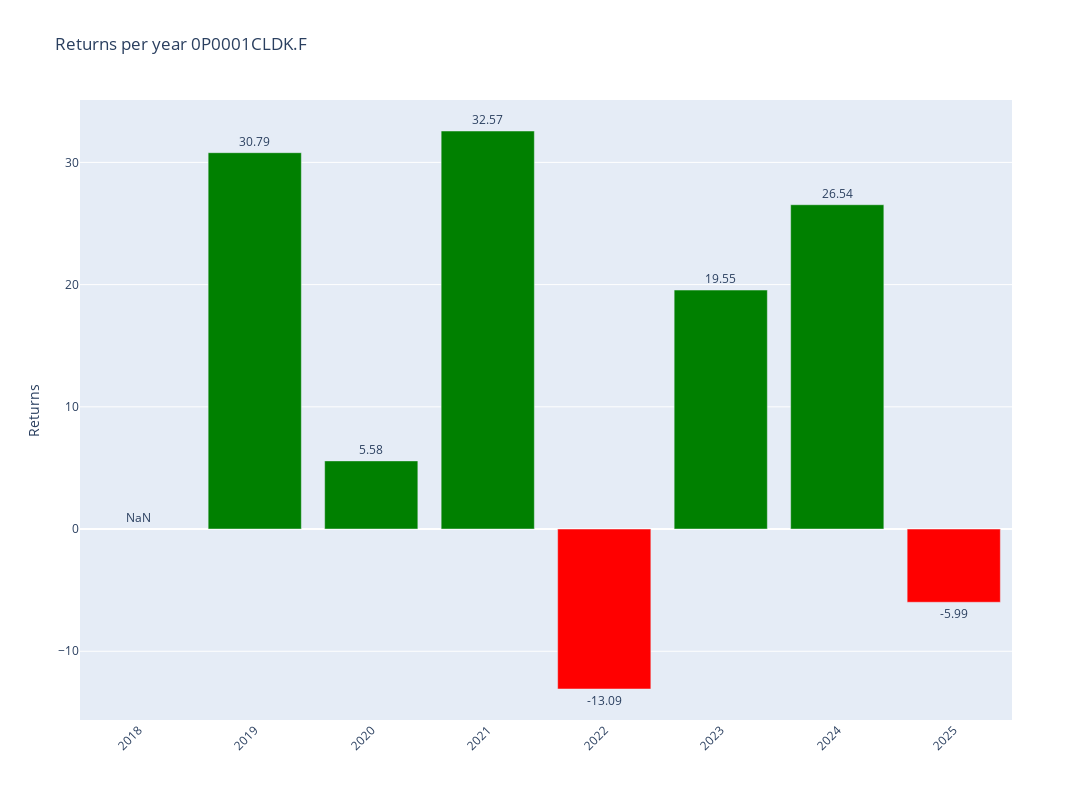

The notebook cell this image was saved under:
### Code cell
# Plotly
fig = make_subplots()

# Add colors
colors = ['green' if x >= 0 else 'red' for x in annual_data['Return']]

# Graph (1,1)
fig.add_trace(go.Bar(y=annual_data['Return'],x=annual_data['Return'].index,text=round(annual_data['Return'],2),textposition='outside',marker_color=colors,hoverinfo='skip'),row=1,col=1)

# Update xaxis properties
fig.update_yaxes(title_text="Returns", row=1, col=1)

fig.update_layout(xaxis=dict(tickvals=annual_data.index,tickangle=-45),height=800, width=1300,title=f"Returns per year {ticker}")

fig.show()

### Figure 1 — Plotly figure (JSON) as saved in the notebook; plotly's stock layout.template omitted (floating-point values rounded to 4 significant figures)
{"data": [{"hoverinfo": "skip", "marker": {"color": ["red", "green", "green", "green", "red", "green", "green", "red"]}, "text": [NaN, 30.79, 5.58, 32.57, -13.09, 19.55, 26.54, -5.99], "textposition": "outside", "type": "bar", "x": [2018, 2019, 2020, 2021, 2022, 2023, 2024, 2025], "xaxis": "x", "y": [NaN, 30.79, 5.577, 32.57, -13.09, 19.55, 26.54, -5.989], "yaxis": "y"}], "layout": {"height": 800, "title": {"text": "Returns per year 0P0001CLDK.F"}, "width": 1300, "xaxis": {"anchor": "y", "domain": [0, 1], "tickangle": -45, "tickvals": [2018, 2019, 2020, 2021, 2022, 2023, 2024, 2025]}, "yaxis": {"anchor": "x", "domain": [0, 1], "title": {"text": "Returns"}}}}
